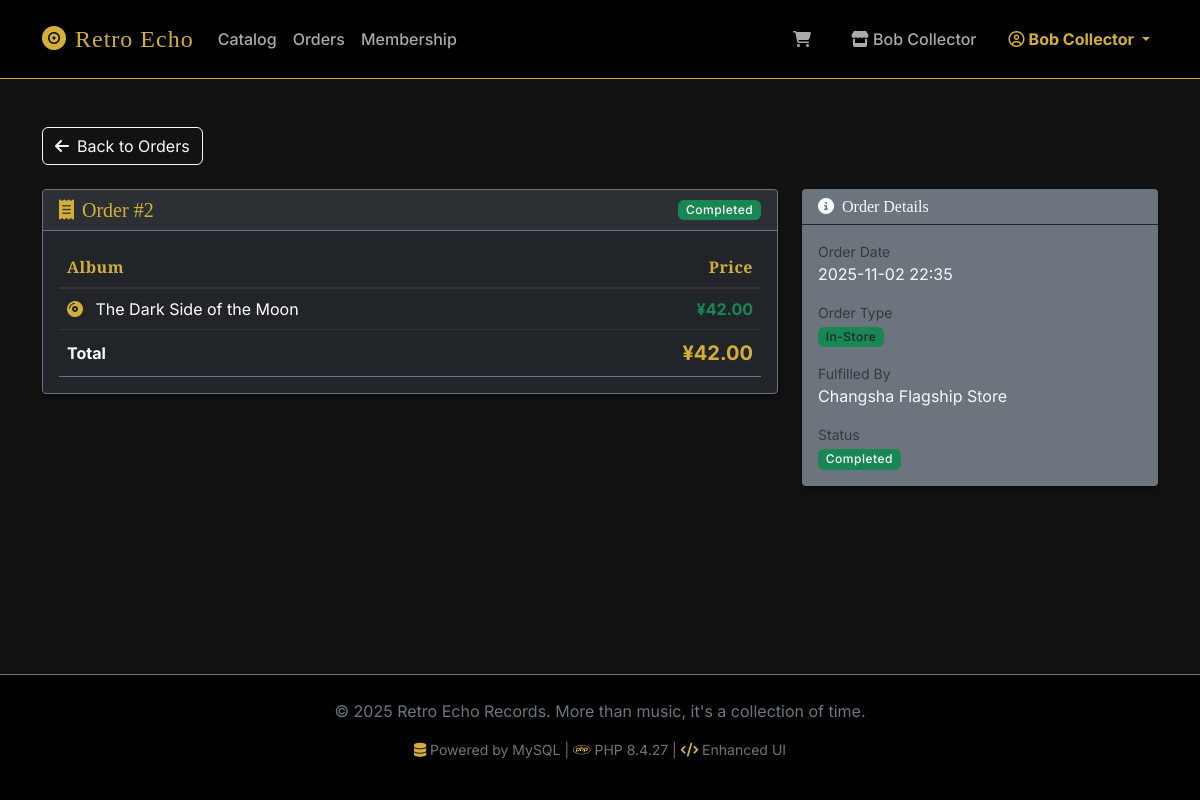
The page /customer/order_detail.php?id=2 (signed in) on the database its author committed.
### tables this page shows
CREATE TABLE CustomerOrder (
    OrderID INT AUTO_INCREMENT PRIMARY KEY,
    CustomerID INT,
    FulfilledByShopID INT NOT NULL,
    ProcessedByEmployeeID INT,  
    OrderDate DATETIME DEFAULT CURRENT_TIMESTAMP,
    TotalAmount DECIMAL(10,2),
    OrderStatus ENUM('Pending', 'Paid', 'Shipped', 'ReadyForPickup', 'Completed', 'Cancelled') DEFAULT 'Pending',
    OrderType ENUM('InStore', 'Online') NOT NULL,
    FulfillmentType ENUM('Shipping', 'Pickup') DEFAULT NULL,  
    ShippingAddress TEXT DEFAULT NULL,  
    ShippingCost DECIMAL(10,2) DEFAULT 0.00,  
    FOREIGN KEY (CustomerID) REFERENCES Customer(CustomerID),
    FOREIGN KEY (FulfilledByShopID) REFERENCES Shop(ShopID),
    FOREIGN KEY (ProcessedByEmployeeID) REFERENCES Employee(EmployeeID)
);

CREATE TABLE Shop (
    ShopID INT AUTO_INCREMENT PRIMARY KEY,
    Name VARCHAR(100) NOT NULL,
    Address TEXT,
    Type ENUM('Retail', 'Warehouse') NOT NULL
);

### includes/db_procedures.php (called while the page is built, shortened)
<?php
class DBProcedures {
    public static function getCustomerOrderDetail($pdo, $orderId, $customerId) {
        try {
            $stmt = $pdo->prepare("SELECT co.*, s.Name as ShopName FROM CustomerOrder co LEFT JOIN Shop s ON co.FulfilledByShopID = s.ShopID WHERE co.OrderID = ? AND co.CustomerID = ?");
            $stmt->execute([$orderId, $customerId]);
            return $stmt->fetch();
        } catch (PDOException $e) {
            error_log("getCustomerOrderDetail Error: " . $e->getMessage());
            return false;
        }
    }
    public static function getOrderItems($pdo, $orderId, $customerId) {
        try {
            $stmt = $pdo->prepare("SELECT * FROM vw_customer_order_history WHERE OrderID = ? AND CustomerID = ?");
            $stmt->execute([$orderId, $customerId]);
            return $stmt->fetchAll();
        } catch (PDOException $e) {
            error_log("getOrderItems Error: " . $e->getMessage());
            return [];
        }
    }
}
?>

### includes/functions.php (called while the page is built, shortened)
<?php
function h($string) {
    return htmlspecialchars($string ?? '', ENT_QUOTES, 'UTF-8');
}
function formatPrice($amount) {
    return '¥' . number_format((float)$amount, 2);
}
function formatDate($dateString) {
    return date('Y-m-d H:i', strtotime($dateString));
}
function prepareOrderDetailPageData($pdo, $orderId, $customerId) {
    require_once __DIR__ . '/db_procedures.php';
    $order = DBProcedures::getCustomerOrderDetail($pdo, $orderId, $customerId);
    $statusClass = match($order['OrderStatus']) {
        'Paid' => 'bg-success',
        'Completed' => 'bg-success',
        'Shipped' => 'bg-info',
        'Pending' => 'bg-warning text-dark',
        'Cancelled' => 'bg-danger',
        default => 'bg-secondary'
    };
    return [
        'found'        => true,
        'order'        => $order,
        'items'        => DBProcedures::getOrderItems($pdo, $orderId, $customerId),
        'status_class' => $statusClass
    ];
}
?>

### public/customer/order_detail.php (the view, shortened to what this page needs)
<?php
require_once __DIR__ . '/../../config/db_connect.php';
require_once __DIR__ . '/../../includes/functions.php';
$customerId = $_SESSION['user_id'];
$orderId = isset($_GET['id']) ? (int)$_GET['id'] : 0;
$pageData = prepareOrderDetailPageData($pdo, $orderId, $customerId);
$order = $pageData['order'];
$items = $pageData['items'];
$statusClass = $pageData['status_class'];
require_once __DIR__ . '/../../includes/header.php';
?>
<div class="mb-4">
    <a href="orders.php" class="btn btn-outline-light">
        <i class="fa-solid fa-arrow-left me-2"></i>Back to Orders
    </a>
</div>
<div class="row">
    <div class="col-lg-8">
        <div class="card bg-dark border-secondary mb-4">
            <div class="card-header border-secondary d-flex justify-content-between align-items-center">
                <h5 class="mb-0 text-warning">
                    <i class="fa-solid fa-receipt me-2"></i>Order #<?= $order['OrderID'] ?>
                </h5>
                <span class="badge <?= $statusClass ?>"><?= h($order['OrderStatus']) ?></span>
            </div>
            <div class="card-body">
                <div class="table-responsive">
                    <table class="table table-dark table-hover mb-0">
                        <thead>
                            <tr>
                                <th>Album</th>
                                <th class="text-end">Price</th>
                            </tr>
                        </thead>
                        <tbody>
                            <?php foreach ($items as $item): ?>
                            <tr>
                                <td>
                                    <i class="fa-solid fa-compact-disc text-warning me-2"></i>
                                    <?= h($item['AlbumTitle']) ?>
                                </td>
                                <td class="text-end text-success fw-bold"><?= formatPrice($item['PriceAtSale']) ?></td>
                            </tr>
                            <?php endforeach; ?>
                        </tbody>
                        <tfoot class="border-top border-secondary">
                            <tr>
                                <th>Total</th>
                                <th class="text-end text-warning fs-5"><?= formatPrice($order['TotalAmount']) ?></th>
                            </tr>
                        </tfoot>
                    </table>
                </div>
            </div>
        </div>
    </div>
    <div class="col-lg-4">
        <div class="card bg-secondary border-0 mb-4">
            <div class="card-header bg-transparent border-bottom border-dark">
                <h6 class="mb-0 text-light"><i class="fa-solid fa-circle-info me-2"></i>Order Details</h6>
            </div>
            <div class="card-body">
                <ul class="list-unstyled mb-0">
                    <li class="mb-3">
                        <small class="text-muted d-block">Order Date</small>
                        <span class="text-light"><?= formatDate($order['OrderDate']) ?></span>
                    </li>
                    <li class="mb-3">
                        <small class="text-muted d-block">Order Type</small>
                        <?php
                        if($order['OrderType'] == 'InStore'): ?>
                            <span class="badge bg-success text-dark">In-Store</span>
                        <?php elseif(($order['FulfillmentType'] ?? '') == 'Pickup'): ?>
                            <span class="badge bg-info text-dark">In-Store Pickup</span>
                        <?php else: ?>
                            <span class="badge bg-primary">Online Delivery</span>
                        <?php endif; ?>
                    </li>
                    <li class="mb-3">
                        <small class="text-muted d-block">Fulfilled By</small>
                        <span class="text-light"><?= h($order['ShopName'] ?? 'Warehouse') ?></span>
                    </li>
                    <li>
                        <small class="text-muted d-block">Status</small>
                        <span class="badge <?= $statusClass ?>"><?= h($order['OrderStatus']) ?></span>
                    </li>
                </ul>
            </div>
        </div>
    </div>
</div>
<?php require_once __DIR__ . '/../../includes/footer.php'; ?>

### public/assets/css/style.css (style rules this page uses)
:root { --bs-body-bg: #121212; --bs-body-color: #e0e0e0; --primary-gold: #d4af37; --primary-gold-hover: #b59020; --secondary-dark: #1e1e1e; --accent-red: #cf6679; --accent-green: #03dac6; --border-color: #333; }
body { font-family: 'Inter', sans-serif; background-color: var(--bs-body-bg); color: var(--bs-body-color); }
h1, h2, h3, h4, h5, h6, .navbar-brand { font-family: 'Playfair Display', serif; color: #fff; }
.card { background-color: var(--secondary-dark); border: 1px solid var(--border-color); border-radius: 4px; box-shadow: 0 4px 6px rgba(0,0,0,0.3); transition: transform 0.2s, box-shadow 0.2s; }
.card-header { background-color: rgba(255, 255, 255, 0.05); border-bottom: 1px solid var(--border-color); font-weight: 600; }
.table { color: #ccc; border-color: var(--border-color); }
.table thead th { color: var(--primary-gold); border-bottom-width: 2px; font-family: 'Playfair Display', serif; letter-spacing: 0.5px; }
.text-warning { color: var(--primary-gold) !important; }
.badge { font-weight: 500; letter-spacing: 0.5px; }

### public/assets/css/enhancements.css (style rules this page uses)
.btn { position: relative; overflow: hidden; transition: all 0.3s ease; }
.btn::before { content: ''; position: absolute; top: 50%; left: 50%; width: 0; height: 0; border-radius: 50%; background: rgba(255, 255, 255, 0.3); transform: translate(-50%, -50%); transition: width 0.6s, height 0.6s; }
.fade-in { animation: fadeIn 0.5s ease-in; }

### rows shown on the page
customerorder: OrderID "2", OrderStatus "Completed", formatPrice($order['TotalAmount']) "¥42.00", formatDate($order['OrderDate']) "2025-11-02 22:35", FulfilledByShopID.Name "Changsha Flagship Store"

### other values the page prints
$_SESSION['shop_name'] "Bob Collector"
$_SESSION['username'] "Bob Collector"
$item['AlbumTitle'] "The Dark Side of the Moon"
formatPrice($item['PriceAtSale']) "¥42.00"
phpversion() "8.4.27"
